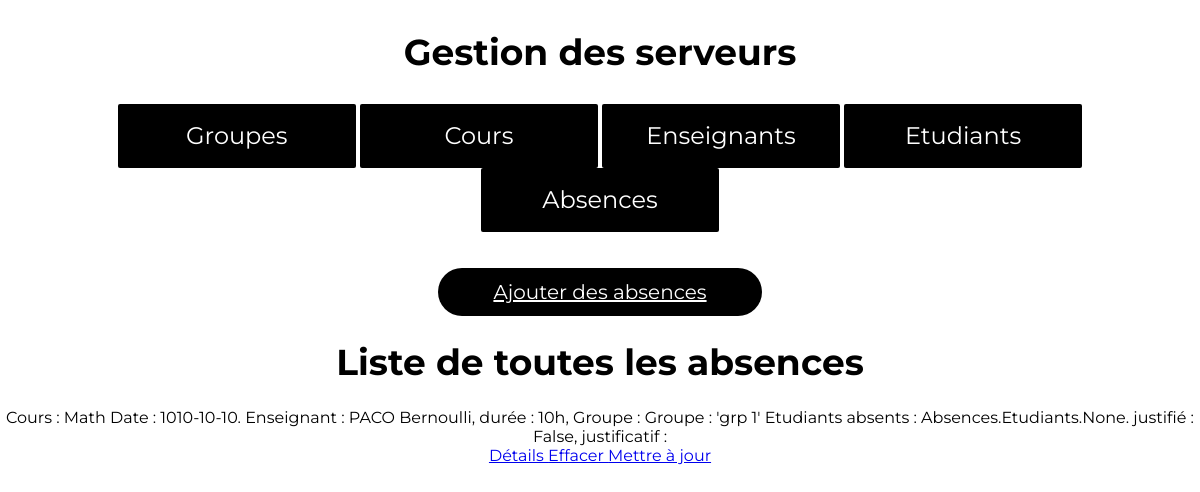
Before: /Absences/abscours_all/ with the older database file.
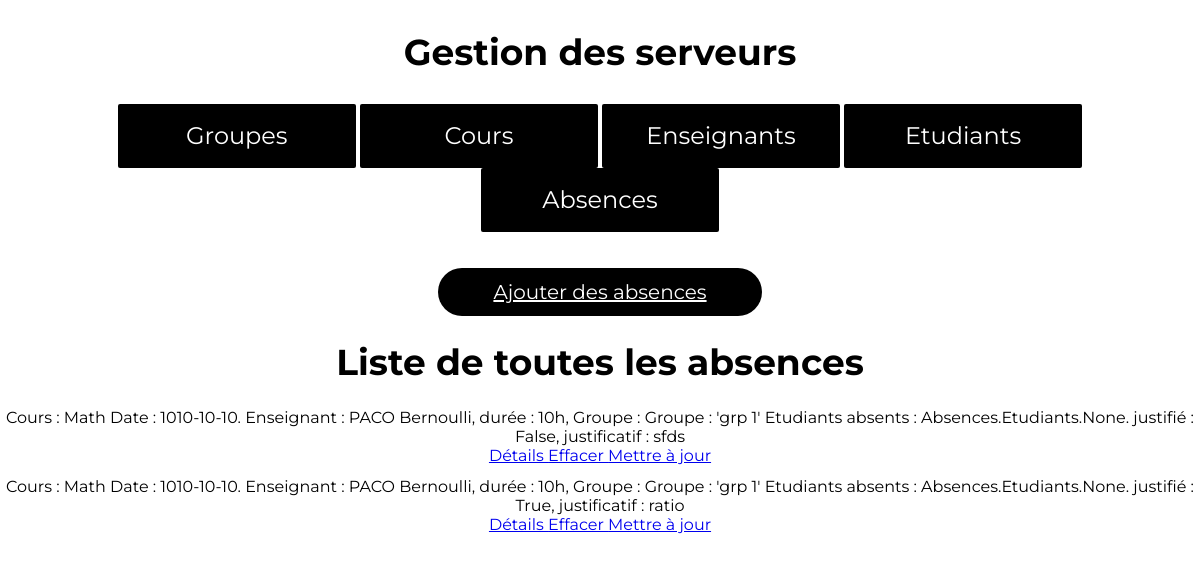
After: the same page with the newer database file.
### Absences/models.py (models this page shows, shortened)
class AbsCours(models.Model):
    cours = models.ForeignKey("cours", on_delete=models.CASCADE, default=None)
    etudiants = models.ManyToManyField(Etudiants, blank=False)
    justified = models.BooleanField()
    justificatif = models.TextField(null = True, blank=True)
    def __str__(self):
        chaine = f"Cours : {self.cours} Etudiants absents : {self.etudiants}. justifié :  {self.justified}, justificatif : {self.justificatif}"
        return chaine

class Cours(models.Model):
    titre_du_cours = models.CharField(max_length = 100)
    date = models.DateField(blank=True, null = True)
    enseignant = models.ForeignKey("enseignant", on_delete=models.CASCADE, default=None)
    durée = models.CharField(max_length = 10)
    groupe = models.ForeignKey("groupes", on_delete=models.CASCADE, default=None)
    def __str__(self):
        chaine = f"{self.titre_du_cours} Date : {self.date}. Enseignant :  {self.enseignant}, durée : {self.durée}, Groupe : {self.groupe}"
        return chaine

class Enseignant(models.Model):
    nomens = models.CharField(max_length = 100)
    prenomens = models.CharField(max_length = 100)
    emailens = models.CharField(max_length=100)
    def __str__(self):
        chaine = f"{self.nomens} {self.prenomens}"
        return chaine

class Groupes(models.Model):
    nomgroupe = models.CharField(max_length=100) #eeeeeeesqfsfs
    def __str__(self):
        chaine = f" Groupe : '{self.nomgroupe}'"
        return chaine

### Absences/abscours_views.py (the view)
# urls.py: path('', views.index),
def index(request):
    aList = list(models.AbsCours.objects.all())
    return render(request, "Absences/abscours_all.html", {"ListeA": aList})

### Absences/templates/Absences/abscours_all.html (shortened to what this page needs)
{%extends 'Absences/main.html'%}
{%block content%}
<a class="add" href="ajout/"> Ajouter des absences </a>
<h1> Liste de toutes les absences</h1>
 <ol>
        {% for l in ListeA %}
            <li> {{l}} </br>
                <a href="./affiche/{{l.id}}"> Détails </a> <a href="delete/{{l.id}}"> Effacer </a>
                <a href="update/{{l.id}}"> Mettre à jour </a>
            </li>
        {%endfor%}
    </ol>
{%endblock%}

### Absences/templates/Absences/main.html (shortened to what this page needs)
<!DOCTYPE html>
<html lang="fr">
<head>
    {% load static %}
    <link rel="stylesheet" href="{%static 'Absences/main.css'%}">
</head>
<body>
    <aside id="header">
        {% block header %}
        <h1>Gestion des serveurs</h1>
        <nav>
            <a href="/Absences/">Groupes</a>
            <a href="/Absences/cours_all">Cours</a>
            <a href="/Absences/enseignant_all">Enseignants</a>
            <a href="/Absences/etudiants_all">Etudiants</a>
            <a href="/Absences/abscours_all">Absences</a>
        </nav>
        {% endblock %}
    </aside>
    <div id="content">
        {% block content %}{% endblock %}
    </div>
</body>
</html>

### Absences/static/Absences/main.css (style rules this page uses)
body,html { margin:0; padding:0; font-family: 'Montserrat', sans-serif; }
nav { text-align:center; }
nav a { width: calc(100%/5.044); display:inline-block; border-radius:2px; color:white; height:8vh; font-size:24px; text-decoration:none; background-color:black; line-height:8vh; }
li { text-align:center; margin: 1% 0 1% 0; }
ol { padding:0; }
h1 { text-align:center; font-size:36px; }
.add { display:block; text-align:center; margin:3% auto 0 auto; background-color:black; color:white; width:25%; padding:1%; border-radius:30px; font-size:20px; }

Changed rows visible on the page:
changed AbsCours: cours+id+justified "…: False, justificatif :" → "…: False, justificatif : sfds"
added AbsCours: cours+id+justified "Cours : Math Date : 1010-10-10. Enseignant : PACO Bernoulli, durée : 10h, Groupe : Groupe : 'grp 1' Etudiants absents : Absences.Etudiants.None. justifié : True, justificatif : ratio"
